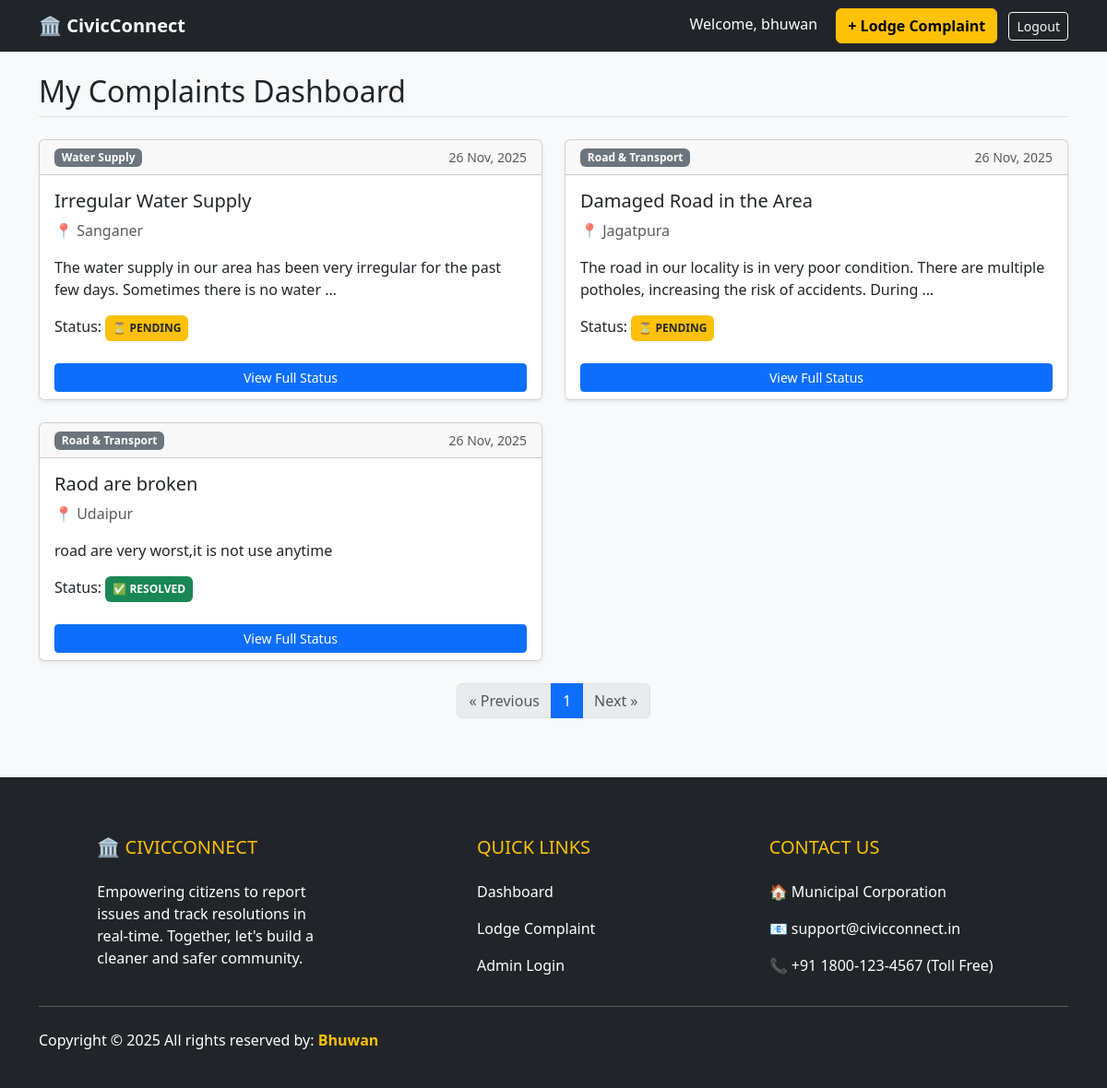
The page / (signed in) on the database its author committed.
### GrievancePortal/models.py (models this page shows, shortened)
class Grievance(models.Model):
    CATEGORY_CHOICES = [
        ('ROAD', 'Road & Transport'),
        ('WATER', 'Water Supply'),
        ('ELECTRICITY', 'Electricity & Street Lights'),
        ('GARBAGE', 'Garbage & Cleaning'),
        ('OTHER', 'Other'),
    ]
    STATUS_CHOICES = [
        ('PENDING', 'Pending Review'),
        ('IN_PROGRESS', 'In Progress'),
        ('RESOLVED', 'Resolved'),
        ('REJECTED', 'Rejected'),
    ]
    user = models.ForeignKey(User, on_delete=models.CASCADE)
    title = models.CharField(max_length=200, verbose_name="Complaint Subject")
    description = models.TextField(verbose_name="Detailed Issue")
    location = models.CharField(max_length=200, help_text="E.g., Sector 4, Main Market")
    evidence_image = models.ImageField(upload_to='grievances/', blank=True, null=True)
    category = models.CharField(max_length=20, choices=CATEGORY_CHOICES, default='OTHER')
    status = models.CharField(max_length=20, choices=STATUS_CHOICES, default='PENDING')
    created_at = models.DateTimeField(auto_now_add=True)
    updated_at = models.DateTimeField(auto_now=True)

### GrievancePortal/views.py (the view)
# urls.py: path('', grievance_views.grievance_list, name='grievance_list'),
def grievance_list(request):
    posts_list = Grievance.objects.all().order_by('-created_at')  #Sabhi posts layega
    query = request.GET.get('q')
    if query:
        posts_list = posts_list.filter(title__icontains=query)
    paginator = Paginator(posts_list, 4)  # Show only 3 posts per page
    page_number = request.GET.get('page')
    page_obj = paginator.get_page(page_number)
    return render(request, 'grievance/grievance_list.html', {'page_obj': page_obj, 'posts': page_obj.object_list, 'query': query})

### GrievancePortal/templates/grievance/grievance_list.html
{% extends 'grievance/base.html' %}
{% block content %}
    <h2 class="mb-4 border-bottom pb-2">My Complaints Dashboard</h2>
    <div class="row">
        {% for obj in posts %} <div class="col-md-6 mb-4">
            <div class="card shadow-sm h-100">
                <div class="card-header d-flex justify-content-between align-items-center">
                    <span class="badge bg-secondary">{{ obj.get_category_display }}</span>
                    <small class="text-muted">{{ obj.created_at|date:"d M, Y" }}</small>
                </div>
                <div class="card-body">
                    <h5 class="card-title">{{ obj.title }}</h5>
                    <p class="card-text text-muted">📍 {{ obj.location }}</p>
                    <p class="card-text">{{ obj.description|truncatewords:20 }}</p>
                    <div class="mt-3">
                        Status:
                        {% if obj.status == 'RESOLVED' %}
                            <span class="badge bg-success p-2">✅ RESOLVED</span>
                        {% elif obj.status == 'REJECTED' %}
                            <span class="badge bg-danger p-2">❌ REJECTED</span>
                        {% elif obj.status == 'IN_PROGRESS' %}
                            <span class="badge bg-info p-2">🚧 IN PROGRESS</span>
                        {% else %}
                            <span class="badge bg-warning text-dark p-2">⏳ PENDING</span>
                        {% endif %}
                    </div>
                </div>
                <div class="card-footer bg-white border-top-0">
                    <a href="{% url 'grievance_detail' pk=obj.pk %}" class="btn btn-primary btn-sm w-100">View Full Status</a>
                </div>
            </div>
        </div>
        {% empty %}
        <div class="alert alert-info">You haven't filed any complaints yet.</div>
        {% endfor %}
    </div>
</div>
    <nav aria-label="Page navigation" class="my-6">
        <ul class="pagination justify-content-center">
            {% if page_obj.has_previous %}
                <li class="page-item">
                    <a class="page-link" href="?page={{ page_obj.previous_page_number }}{% if query %}&q={{ query|urlencode }}{% endif %}" aria-label="Previous">&laquo; Previous</a>
                </li>
            {% else %}
                <li class="page-item disabled"><span class="page-link">&laquo; Previous</span></li>
            {% endif %}
            {% for num in page_obj.paginator.page_range %}
                {% if num == page_obj.number %}
                    <li class="page-item active" aria-current="page"><span class="page-link">{{ num }}</span></li>
                {% else %}
                    <li class="page-item"><a class="page-link" href="?page={{ num }}{% if query %}&q={{ query|urlencode }}{% endif %}">{{ num }}</a></li>
                {% endif %}
            {% endfor %}
            {% if page_obj.has_next %}
                <li class="page-item">
                    <a class="page-link" href="?page={{ page_obj.next_page_number }}{% if query %}&q={{ query|urlencode }}{% endif %}" aria-label="Next">Next &raquo;</a>
                </li>
            {% else %}
                <li class="page-item disabled"><span class="page-link">Next &raquo;</span></li>
            {% endif %}
        </ul>
    </nav>
{% endblock %}

### GrievancePortal/templates/grievance/base.html (shortened to what this page needs)
<!DOCTYPE html>
<html>
  <head>
    <link
      href="https://cdn.jsdelivr.net/npm/bootstrap@5.3.0/dist/css/bootstrap.min.css"
      rel="stylesheet"
    />
  </head>
  <body class="bg-light">
    <nav class="navbar navbar-expand-lg navbar-dark bg-dark">
      <div class="container">
        <a class="navbar-brand fw-bold" href="{% url 'grievance_list' %}"
          >🏛️ CivicConnect</a
        >
        <div class="ml-auto">
          {% if user.is_authenticated %}
          <span class="text-white me-3">Welcome, {{ user.username }}</span>
          <a href="{% url 'grievance_create' %}" class="btn btn-warning fw-bold"
            >+ Lodge Complaint</a
          >
          <form action="{% url 'logout' %}" method="post" class="d-inline">
            <button type="submit" class="btn btn-outline-light btn-sm ms-2">
              Logout
            </button>
          </form>
          {% else %}
          <a href="{% url 'login' %}" class="btn btn-outline-primary">Login</a>
          <a href="{% url 'signup' %}" class="btn btn-outline-light">Signup</a>
          {% endif %}
        </div>
      </div>
    </nav>
    <div class="container mt-4">{% block content %} {% endblock %}</div>
    <footer class="bg-dark text-white pt-5 pb-4 mt-5">
        <div class="container">
            <div class="row">
                <div class="col-md-4 col-lg-4 col-xl-3 mx-auto mt-3">
                    <h5 class="text-uppercase mb-4 font-weight-bold text-warning">🏛️ CivicConnect</h5>
                    <p>
                        Empowering citizens to report issues and track resolutions in real-time.
                        Together, let's build a cleaner and safer community.
                    </p>
                </div>
                <div class="col-md-2 col-lg-2 col-xl-2 mx-auto mt-3">
                    <h5 class="text-uppercase mb-4 font-weight-bold text-warning">Quick Links</h5>
                    <p>
                        <a href="{% url 'grievance_list' %}" class="text-white text-decoration-none">Dashboard</a>
                    </p>
                    <p>
                        <a href="{% url 'grievance_create' %}" class="text-white text-decoration-none">Lodge Complaint</a>
                    </p>
                    <p>
                        <a href="/admin/" class="text-white text-decoration-none">Admin Login</a>
                    </p>
                </div>
                <div class="col-md-4 col-lg-3 col-xl-3 mx-auto mt-3">
                    <h5 class="text-uppercase mb-4 font-weight-bold text-warning">Contact Us</h5>
                    <p>
                        🏠 Municipal Corporation
                    </p>
                    <p>
                        📧 support@civicconnect.in
                    </p>
                    <p>
                        📞 +91 1800-123-4567 (Toll Free)
                    </p>
                </div>
            </div>
            <hr class="mb-4">
            <div class="row align-items-center">
                <div class="col-md-7 col-lg-8">
                    <p> Copyright © 2025 All rights reserved by:
                        <a href="#" style="text-decoration: none;">
                            <strong class="text-warning">Bhuwan</strong>
                        </a>
                    </p>
                </div>
            </div>
        </div>
    </footer>
    </body>
</html>
</html>

### GrievancePortal/templates/grievance/base.html (style rules this page uses)
body { display: flex; flex-direction: column; min-height: 100vh; }
footer { margin-top: auto; }

### rows shown on the page
Grievance: category "Water Supply", created_at "26 Nov, 2025", title "Irregular Water Supply", location "Sanganer", description "The water supply in our area has been very irregular for the past few days. Sometimes there is no water …", status "⏳ PENDING"
Grievance: category "Road & Transport", created_at "26 Nov, 2025", title "Damaged Road in the Area", location "Jagatpura", description "The road in our locality is in very poor condition. There are multiple potholes, increasing the risk of accidents. During …", status "⏳ PENDING"
Grievance: category "Road & Transport", created_at "26 Nov, 2025", title "Raod are broken", location "Udaipur", description "road are very worst,it is not use anytime", status "✅ RESOLVED"

### other values the page prints
{{ user.username }} "bhuwan"
{{ num }} "1"
